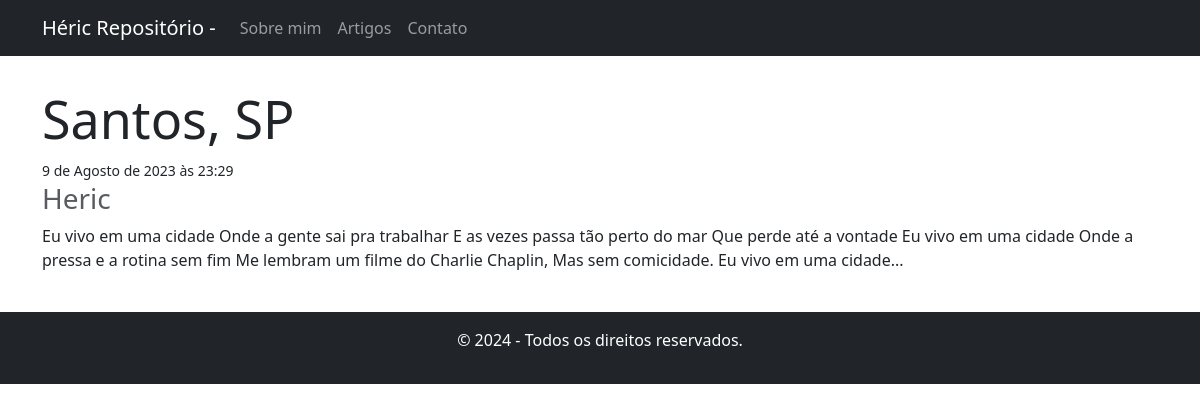
Before: /1/ with the older database file.
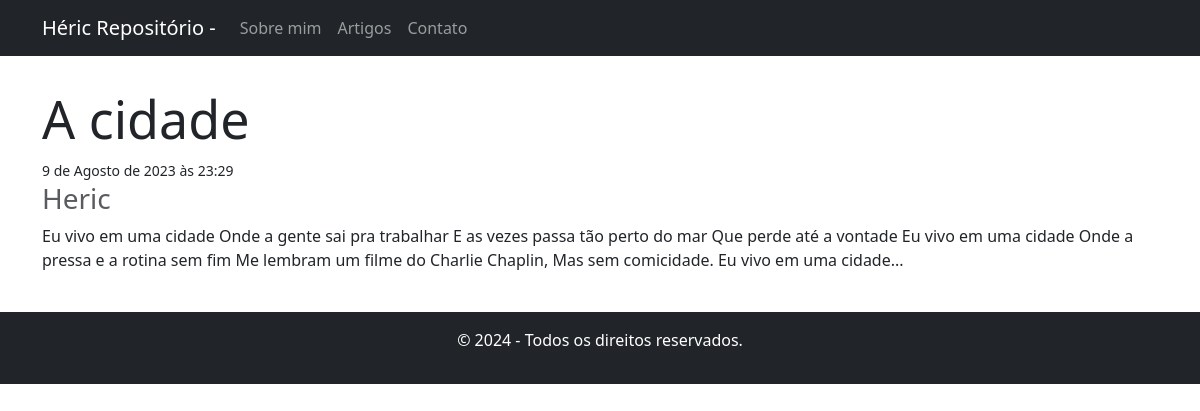
After: the same page with the newer database file.
### poems/models.py (models this page shows, shortened)
class Poema(models.Model):
    titulo = models.CharField(max_length=200)
    autor = models.CharField(max_length=100)
    exceto = models.TextField(null=True, blank=True)
    conteudo = models.TextField()
    image = models.ImageField(upload_to='', null=True, blank=True)
    data_publicacao = models.DateTimeField(auto_now_add=True)

### poems/views.py (the view)
# urls.py: path('<int:pk>/', views.poema_detalhe, name='poema_detalhe'),
def poema_detalhe(request, pk):
    poema = get_object_or_404(Poema, id=pk)
    context = {'poem': poema, 'title': poema.titulo}
    return render(request, 'poema_detalhe.html', context)

### poemsproject/templates/poema_detalhe.html (shortened to what this page needs)
{% extends 'base.html' %}
{% block conteudo %}
      <div class="container">
        <h9 class="card-title">{{ poem.titulo }}</h9>
        <br>
        <small class="data">{{ poem.data_publicacao }}</small>
        <h3 class="card-subtitle mb-2 text-muted">{{ poem.autor }}</h3>
        <p>{{ poem.conteudo | safe }}</p>
      </div>
{% endblock conteudo %}

Changed rows visible on the page:
changed Poema "Heric": titulo "Santos, SP" → "A cidade"
